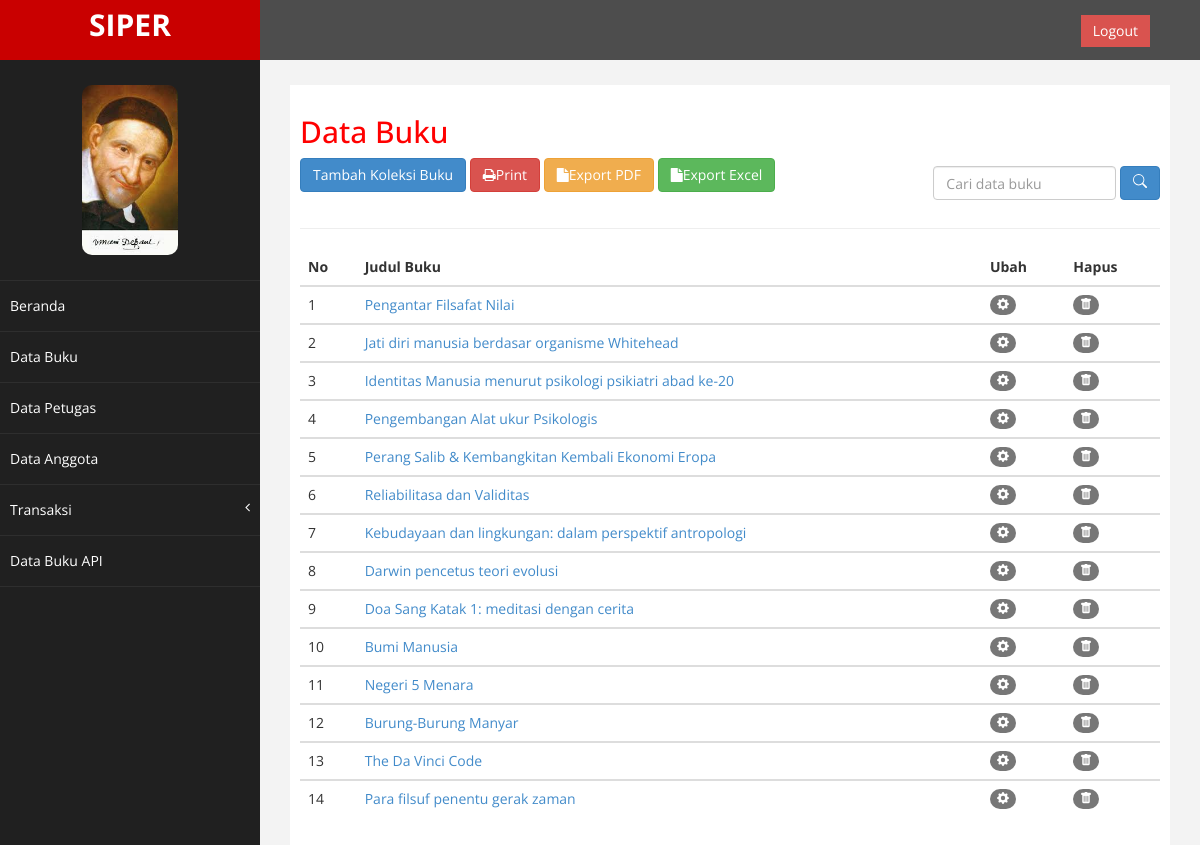
The app's page /index.php/buku with its own data.
### tables this page shows
CREATE TABLE `tb_buku` (
  `Kode_buku` varchar(50) NOT NULL,
  `judul` varchar(150) NOT NULL,
  `penulis` varchar(300) NOT NULL,
  `penerbit` varchar(100) NOT NULL,
  `tahun` varchar(10) NOT NULL,
  `no_rak` varchar(50) NOT NULL
);

### application/controllers/Buku.php (called while the page is built, shortened)
<?php
class Buku extends CI_Controller
{
	public function __construct()
	{
		$this->load->model('Buku_model');
		$this->load->library('form_validation');
	}
	public function index()
	{
		$data['buku'] = $this->Buku_model->getAllBuku();
		$data['judul'] = 'Halaman Data Buku Lazaris';
		$this->load->view('templates/header', $data);
		$this->load->view('buku/index');
		$this->load->view('templates/footer');
	}
}

### index.php (called while the page is built, shortened)
<?php
require_once BASEPATH.'core/CodeIgniter.php';

### application/models/Buku_model.php (called while the page is built, shortened)
<?php
class Buku_model extends CI_model
{
	public function getAllBuku()
	{
		return $query = $this->db->get('tb_buku')->result_array();
	}
}

### application/views/buku/index.php (the view, shortened to what this page needs)
<div id="page-wrapper" >
  <div id="page-inner">
    <div class="row">
      <div class="col-md-12">
        <h2>Data Buku</h2>
        <a href="<?= base_url(); ?>buku/tambah" class="btn btn-primary">Tambah Koleksi Buku</a>
        <a class="btn btn-danger" href="<?=base_url(); ?>buku/print"><i class="fa fa-print"></i>Print</a>
        <a class="btn btn-warning" href="<?=base_url(); ?>buku/pdf"><i class="fa fa-file"></i>Export PDF</a>
        <a class="btn btn-success" href="<?=base_url(); ?>buku/excel"><i class="fa fa-file"></i>Export Excel</a>
        <div class="navbar-form navbar-right">
          <form action="" method="post">
            <input type=" text" name="keyword" class="form-control" placeholder="Cari data buku">
            <button type="submit" class="btn btn-primary"></button>
          </form>
        </div>
      </div>
    </div>
    <hr />
    <table class="table table-hover">
      <thead>
        <tr>
          <th scope="col">No</th>
          <th scope="col">Judul Buku</th>
          <th scope="col">Ubah</th>
          <th scope="col">Hapus</th>
        </tr>
      </thead>
      <?php $i = 1;
      foreach ( $buku as $buku ) : ?>
        <tbody>
          <tr>
            <td><?= $i++; ?></td>
            <td><a href="<?= base_url(); ?>buku/info/<?= $buku['Kode_buku'] ?>"><?= $buku['judul']?></a></td>
            <td><a href="<?= base_url(); ?>buku/ubah/<?= $buku['Kode_buku'] ?>" class ="badge badge-danger float-right"></a></td>
            <td><a href="<?= base_url(); ?>buku/hapus/<?= $buku['Kode_buku'] ?>" class ="badge badge-danger float-right" onclick ="return confirm('Anda yakin ingin menghapus data?');"></a></td>
          </tr>
        </tbody>
      <?php endforeach; ?>
    </table>
  </div>
</div>

### application/views/templates/header.php (shortened to what this page needs)
<!DOCTYPE html>
<html xmlns="http://www.w3.org/1999/xhtml">
<head>
    <link href="assets/css/bootstrap.css" rel="stylesheet" />
    <link href="assets/css/font-awesome.css" rel="stylesheet" />
    <link href="assets/css/custom.css" rel="stylesheet" />
</head>
<body>
    <div id="wrapper">
        <nav class="navbar navbar-default navbar-cls-top " role="navigation" style="margin-bottom: 0">
            <div class="navbar-header">
                <a class="navbar-brand" href="index.html">SIPER</a>
            </div>
            <div style="color: white;
            padding: 15px 50px 5px 50px;
            float: right;
            font-size: 16px;"><a href="login.html" class="btn btn-danger square-btn-adjust">Logout</a> </div>
        </nav>
        <nav class="navbar-default navbar-side" role="navigation">
            <div class="sidebar-collapse">
                <ul class="nav" id="main-menu">
                    <li class="text-center">
                        <img src="assets/img/find_user.jpg" class="user-image img-responsive" />
                    </li>
                    <li>
                        <a href="<?= base_url(); ?>"> Beranda</a>
                    </li>
                    <li>
                        <a href="<?= base_url(); ?>buku"> Data Buku</a>
                    </li>
                    <li>
                        <a href="<?= base_url(); ?>petugas"> Data Petugas</a>
                    </li>
                    <li>
                        <a href="<?= base_url(); ?>anggota"> Data Anggota</a>
                    </li>
                    <li>
                        <a href="#"> Transaksi<span class="fa arrow"></span></a>
                    </li>
                    <li>
                        <a href="<?= base_url(); ?>buku_api"> Data Buku API</a>
                    </li>
                </ul>
            </div>
        </nav>

### application/views/templates/footer.php (shortened to what this page needs)
   </div>
</body>
</html>

### assets/css/custom.css (style rules this page uses)
body { font-family: 'Open Sans', sans-serif; }
#wrapper { width: 100%; background:#202020; }
#page-wrapper { padding: 15px 15px; min-height: 600px; background:#F3F3F3; }
#page-inner { width:100%; margin:10px 20px 10px 0px; background-color:#fff!important; padding:10px; min-height:1200px; }
.text-center { text-align:center; }
h2 { color: #f00; }
.square-btn-adjust { border: 0px solid transparent; -webkit-border-radius: 0px; -moz-border-radius: 0px; border-radius: 0px; }
.user-image { margin: 25px auto; -webkit-border-radius: 10px; -moz-border-radius: 10px; border-radius: 10px; max-height:170px; max-width:170px; }
.navbar-cls-top .navbar-brand { color: #fff; background: #C90000; width: 260px; text-align: center; height: 60px; font-size: 30px; font-weight: 700; }
.arrow { float: right; }
.fa.arrow:before { content: "\f104"; }
.sidebar-collapse , .sidebar-collapse .nav { background:none; }
.sidebar-collapse .nav { padding:0; }
.sidebar-collapse .nav > li > a { color:#fff; background:#202020; text-shadow:none; }
.sidebar-collapse > .nav > li > a { padding:15px 10px; }
.sidebar-collapse > .nav > li { border-bottom: 1px solid rgba(107, 108, 109, 0.19); }
.navbar-side { border:none; background-color: #202020; }
.navbar-cls-top { background:#4D4D4D; border-bottom:none; }
.navbar-default { border:0px solid black; }
.navbar-header { background: #A70303; }
@media (min-width:768px) { #page-wrapper { margin: 0 0 0 260px; padding: 15px 30px; min-height: 1200px; } }
@media (min-width:768px) { .navbar-side { z-index: 1; position: absolute; width: 260px; } }
@media (min-width:768px) { .navbar { border-radius: 0px; } }

### records on screen
tb_buku: judul "Pengantar Filsafat Nilai"
tb_buku: judul "Jati diri manusia berdasar organisme Whitehead"
tb_buku: judul "Identitas Manusia menurut psikologi psikiatri abad ke-20"
tb_buku: judul "Pengembangan Alat ukur Psikologis"
tb_buku: judul "Perang Salib & Kembangkitan Kembali Ekonomi Eropa"
tb_buku: judul "Reliabilitasa dan Validitas"
tb_buku: judul "Kebudayaan dan lingkungan: dalam perspektif antropologi"
tb_buku: judul "Darwin pencetus teori evolusi"
tb_buku: judul "Doa Sang Katak 1: meditasi dengan cerita"
tb_buku: judul "Bumi Manusia"
tb_buku: judul "Negeri 5 Menara"
tb_buku: judul "Burung-Burung Manyar"
tb_buku: judul "The Da Vinci Code"
tb_buku: judul "Para filsuf penentu gerak zaman"
